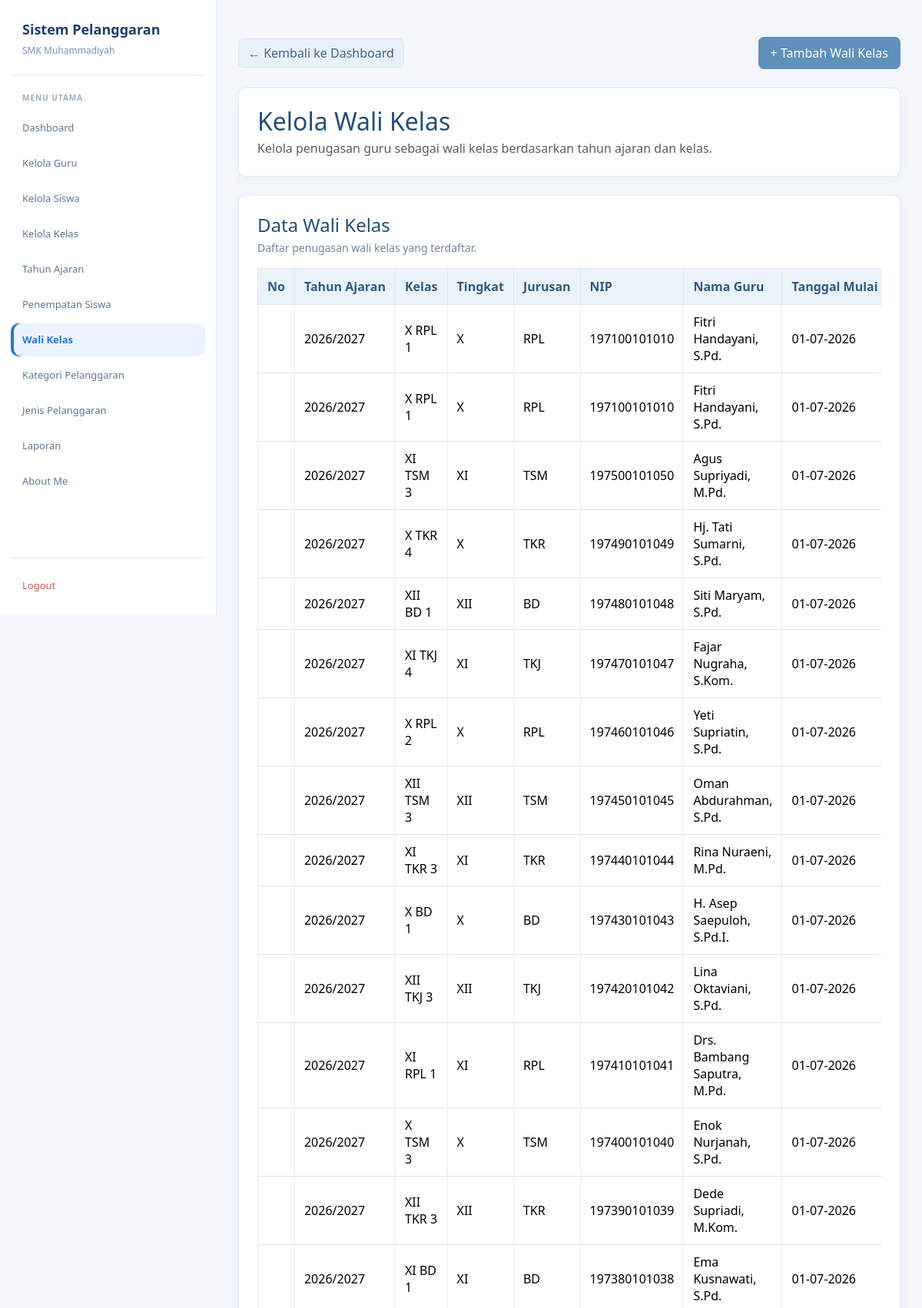
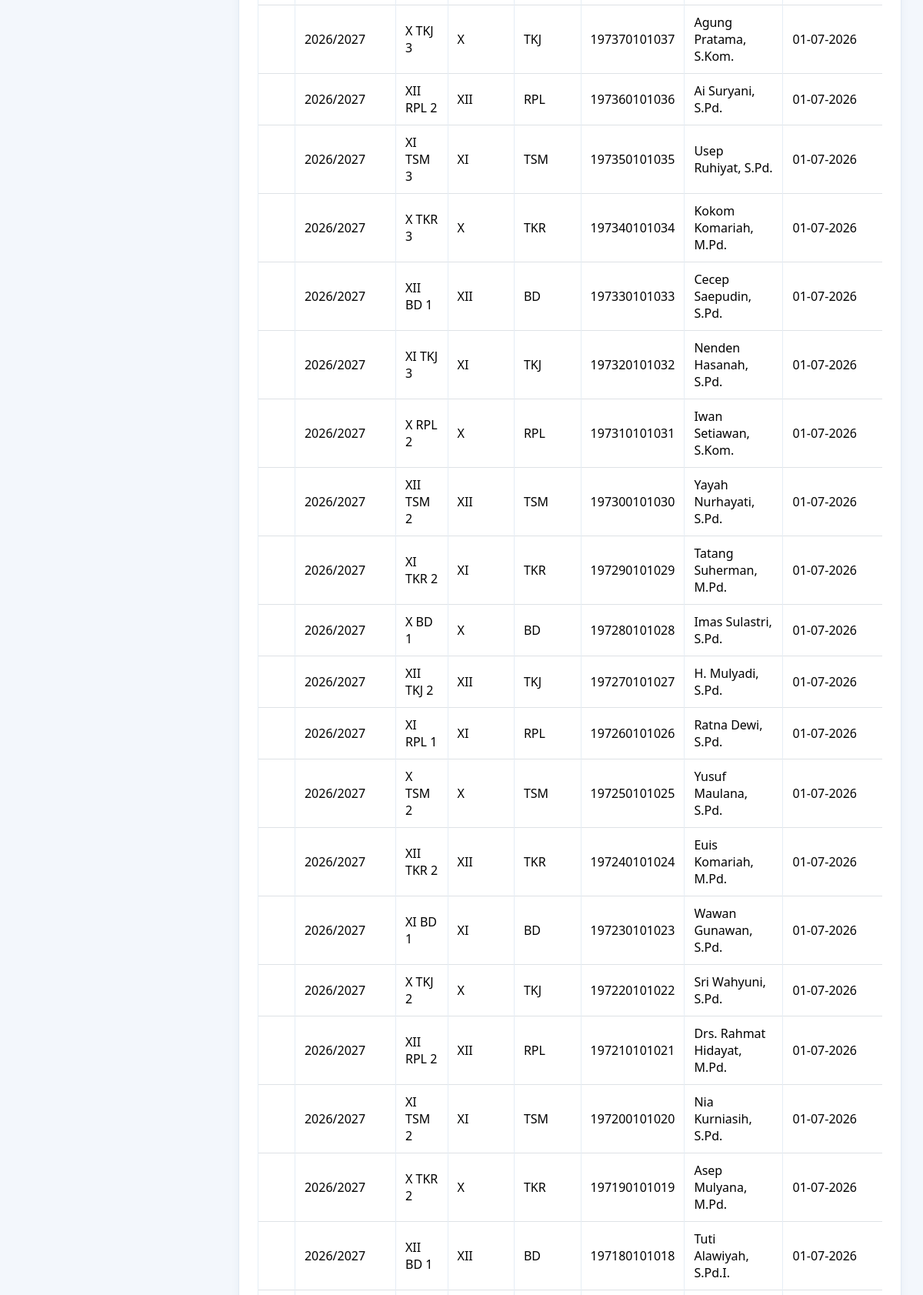
The page /admin/wali_kelas.php (signed in, upper part) on the database its author committed (2 pictures, top to bottom).
### tables this page shows
CREATE TABLE `t_wali_kelas` (
  `id` int(11) NOT NULL,
  `tahun_ajaran_id` int(11) NOT NULL,
  `kelas_id` int(11) NOT NULL,
  `guru_id` int(11) NOT NULL,
  `tanggal_mulai` date NOT NULL,
  `tanggal_selesai` date DEFAULT NULL,
  `status_aktif` tinyint(1) NOT NULL,
  `created_at` timestamp NOT NULL DEFAULT current_timestamp(),
  `update_at` timestamp NOT NULL DEFAULT current_timestamp()
);

CREATE TABLE `t_tahun_ajaran` (
  `id` int(11) NOT NULL,
  `nama` varchar(20) NOT NULL,
  `tanggal_mulai` date DEFAULT NULL,
  `tanggal_selesai` date DEFAULT NULL,
  `status_aktif` tinyint(1) DEFAULT NULL,
  `created_at` timestamp NULL DEFAULT current_timestamp(),
  `update_at` timestamp NULL DEFAULT current_timestamp()
);

CREATE TABLE `t_kelas` (
  `id` int(11) NOT NULL,
  `nama` varchar(100) NOT NULL,
  `tingkat` varchar(20) NOT NULL,
  `jurusan` varchar(100) NOT NULL,
  `status_aktif` tinyint(1) DEFAULT NULL,
  `created_at` timestamp NULL DEFAULT current_timestamp(),
  `update_at` timestamp NULL DEFAULT current_timestamp()
);

CREATE TABLE `t_guru` (
  `id` int(11) NOT NULL,
  `nip` varchar(30) NOT NULL,
  `nama` varchar(150) NOT NULL,
  `email` varchar(150) NOT NULL,
  `status_aktif` tinyint(1) NOT NULL,
  `user_id` int(11) DEFAULT NULL,
  `created_at` timestamp NULL DEFAULT current_timestamp(),
  `updated_at` timestamp NULL DEFAULT current_timestamp()
);

### admin/wali_kelas.php (the view, shortened to what this page needs)
<?php
include "../config/koneksi.php";
function e($nilai) {
    return htmlspecialchars((string)($nilai ?? ''), ENT_QUOTES, 'UTF-8');
}
function tanggalIndonesia($tanggal) {
    if (empty($tanggal) || $tanggal === '0000-00-00') {
        return '-';
    }
    $waktu = strtotime($tanggal);
    return $waktu ? date('d-m-Y', $waktu) : '-';
}
$bukaForm = false;
$query = mysqli_query(
    $koneksi,
    "SELECT
        wk.id,
        ta.nama AS tahun_ajaran,
        k.nama AS nama_kelas,
        k.tingkat,
        k.jurusan,
        g.nip,
        g.nama AS nama_guru,
        wk.tanggal_mulai,
        wk.tanggal_selesai,
        wk.status_aktif
     FROM t_wali_kelas wk
     INNER JOIN t_tahun_ajaran ta
        ON wk.tahun_ajaran_id = ta.id
     INNER JOIN t_kelas k
        ON wk.kelas_id = k.id
     INNER JOIN t_guru g
        ON wk.guru_id = g.id
     ORDER BY wk.id DESC"
);
?>
<!DOCTYPE html>
<html lang="id">
<head>
<link href="https://cdn.jsdelivr.net/npm/bootstrap@5.3.8/dist/css/bootstrap.min.css" rel="stylesheet">
<link href="https://cdn.datatables.net/2.3.4/css/dataTables.bootstrap5.min.css" rel="stylesheet">
</head>
<body>
<aside class="sidebar">
    <div class="brand">
        <div class="brand-title">Sistem Pelanggaran</div>
        <div class="brand-subtitle">SMK Muhammadiyah</div>
    </div>
    <div class="menu-title">Menu Utama</div>
    <nav class="menu">
        <a href="../dashboard.php" class="menu-link">Dashboard</a>
        <a href="guru.php" class="menu-link">Kelola Guru</a>
        <a href="siswa.php" class="menu-link">Kelola Siswa</a>
        <a href="kelas.php" class="menu-link">Kelola Kelas</a>
        <a href="tahun_ajaran.php" class="menu-link">Tahun Ajaran</a>
        <a href="penempatan_siswa.php" class="menu-link">Penempatan Siswa</a>
        <a href="wali_kelas.php" class="menu-link active">Wali Kelas</a>
        <a href="kategori_pelanggaran.php" class="menu-link">Kategori Pelanggaran</a>
        <a href="jenis_pelanggaran.php" class="menu-link">Jenis Pelanggaran</a>
        <a href="cetak_export.php" class="menu-link">Laporan</a>
        <a href="../about.php" class="menu-link">About Me</a>
    </nav>
    <div class="logout">
        <a href="../logout.php" class="menu-link">Logout</a>
    </div>
</aside>
<main class="main">
<div class="container py-4">
    <div class="d-flex flex-wrap justify-content-between align-items-center gap-2 mb-4">
        <a href="../dashboard.php" class="btn btn-secondary">
            &larr; Kembali ke Dashboard
        </a>
        <button
            type="button"
            class="btn btn-primary"
            id="btnToggleWali"
            aria-expanded="<?= $bukaForm ? 'true' : 'false'; ?>"
            aria-controls="formTambahWali">
            + Tambah Wali Kelas
        </button>
    </div>
    <div class="card mb-4">
        <div class="card-body">
            <h2 class="judul mb-1">Kelola Wali Kelas</h2>
            <p class="text-muted mb-0">
                Kelola penugasan guru sebagai wali kelas berdasarkan tahun ajaran dan kelas.
            </p>
        </div>
    </div>
    <div class="card">
        <div class="card-body">
            <h4 class="mb-1">Data Wali Kelas</h4>
            <p class="keterangan mb-3">
                Daftar penugasan wali kelas yang terdaftar.
            </p>
            <div class="table-responsive">
                <table id="tabelWaliKelas" class="table table-bordered table-hover align-middle w-100">
                    <thead>
                        <tr>
                            <th style="width:60px;">No</th>
                            <th>Tahun Ajaran</th>
                            <th>Kelas</th>
                            <th>Tingkat</th>
                            <th>Jurusan</th>
                            <th>NIP</th>
                            <th>Nama Guru</th>
                            <th>Tanggal Mulai</th>
                        </tr>
                    </thead>
                    <tbody>
                        <?php while ($d = mysqli_fetch_assoc($query)): ?>
                            <tr>
                                <td></td>
                                <td><?= e($d['tahun_ajaran']); ?></td>
                                <td><?= e($d['nama_kelas']); ?></td>
                                <td><?= e($d['tingkat']); ?></td>
                                <td><?= e($d['jurusan']); ?></td>
                                <td><?= e($d['nip'] ?? '-'); ?></td>
                                <td><?= e($d['nama_guru']); ?></td>
                                <td><?= e(tanggalIndonesia($d['tanggal_mulai'])); ?></td>
                            </tr>
                        <?php endwhile; ?>
                    </tbody>
                </table>
            </div>
        </div>
    </div>
</div>
</main>
</body>
</html>

### admin/wali_kelas.php (style rules this page uses)
:root { --blue: #2878cf; --blue-dark: #203e68; --blue-soft: #eaf3ff; --muted: #7890ad; --line: #dce9f8; }
* { box-sizing: border-box; }
body { margin: 0; background: #f3f7fc; color: #2f435a; font-family: "Segoe UI", Arial, sans-serif; }
a { text-decoration: none; }
.sidebar { position: fixed; left: 0; top: 0; width: 282px; height: 100vh; overflow-y: auto; background: #fff; border-right: 1px solid var(--line); padding: 25px 14px 16px; display: flex; flex-direction: column; z-index: 1000; }
.brand { padding: 0 15px 22px; border-bottom: 1px solid var(--line); margin-bottom: 22px; }
.brand-title { font-size: 18px; font-weight: 700; color: var(--blue-dark); margin-bottom: 5px; }
.brand-subtitle { font-size: 12px; color: var(--muted); }
.menu-title { font-size: 10px; font-weight: 700; color: #9aabc0; letter-spacing: 1px; text-transform: uppercase; margin: 0 15px 10px; }
.menu { display: flex; flex-direction: column; gap: 3px; }
.menu-link { min-height: 43px; display: flex; align-items: center; padding: 10px 15px; border-radius: 10px; color: #5e7695; font-size: 13px; transition: .2s ease; }
.menu-link.active { background: var(--blue-soft); color: var(--blue); font-weight: 600; box-shadow: inset 4px 0 0 var(--blue); }
.logout { margin-top: auto; padding-top: 14px; border-top: 1px solid var(--line); }
.logout .menu-link { color: #d9534f; }
.main { margin-left: 282px; min-height: 100vh; padding: 24px 28px 40px; }
.container { width: 100%; max-width: none !important; margin: 0 auto; padding: 0 !important; }
.judul, h4 { color: #234e78; }
.card { border: 1px solid #e1eaf4 !important; border-radius: 10px; box-shadow: 0 3px 12px rgba(35, 78, 120, .05) !important; }
.card-body { padding: 24px; }
.btn { border-radius: 7px; }
.btn-primary { --bs-btn-color: #fff; --bs-btn-bg: #5f91ba; --bs-btn-border-color: #5f91ba; --bs-btn-hover-color: #fff; --bs-btn-hover-bg: #4b7fa9; --bs-btn-hover-border-color: #4b7fa9; padding: 8px 15px; }
.btn-secondary { --bs-btn-bg: #e8f0f8; --bs-btn-border-color: #d8e5f1; --bs-btn-color: #426584; --bs-btn-hover-bg: #dceaf6; --bs-btn-hover-border-color: #cbddeb; --bs-btn-hover-color: #234e78; }
.table { color: #344b63; vertical-align: middle; margin-bottom: 0; }
.table thead th { background: #eaf2fa; color: #315b82; border-color: #dce7f1; font-weight: 600; padding: 12px; white-space: nowrap; }
.table tbody td { border-color: #e5edf5; padding: 11px 12px; }
.keterangan { color: #71849a; font-size: 14px; }
.table-responsive { width: 100%; }

### rows shown on the page
t_wali_kelas: tahun_ajaran.nama "2026/2027", kelas.nama "X RPL 1", kelas.tingkat "X", kelas.jurusan "RPL", guru.nip "197100101010", guru.nama "Fitri Handayani, S.Pd.", tanggal_mulai "01-07-2026"
t_wali_kelas: tahun_ajaran.nama "2026/2027", kelas.nama "X RPL 1", kelas.tingkat "X", kelas.jurusan "RPL", guru.nip "197100101010", guru.nama "Fitri Handayani, S.Pd.", tanggal_mulai "01-07-2026"
t_wali_kelas: tahun_ajaran.nama "2026/2027", kelas.nama "XI TSM 3", kelas.tingkat "XI", kelas.jurusan "TSM", guru.nip "197500101050", guru.nama "Agus Supriyadi, M.Pd.", tanggal_mulai "01-07-2026"
t_wali_kelas: tahun_ajaran.nama "2026/2027", kelas.nama "X TKR 4", kelas.tingkat "X", kelas.jurusan "TKR", guru.nip "197490101049", guru.nama "Hj. Tati Sumarni, S.Pd.", tanggal_mulai "01-07-2026"
t_wali_kelas: tahun_ajaran.nama "2026/2027", kelas.nama "XII BD 1", kelas.tingkat "XII", kelas.jurusan "BD", guru.nip "197480101048", guru.nama "Siti Maryam, S.Pd.", tanggal_mulai "01-07-2026"
t_wali_kelas: tahun_ajaran.nama "2026/2027", kelas.nama "XI TKJ 4", kelas.tingkat "XI", kelas.jurusan "TKJ", guru.nip "197470101047", guru.nama "Fajar Nugraha, S.Kom.", tanggal_mulai "01-07-2026"
t_wali_kelas: tahun_ajaran.nama "2026/2027", kelas.nama "X RPL 2", kelas.tingkat "X", kelas.jurusan "RPL", guru.nip "197460101046", guru.nama "Yeti Supriatin, S.Pd.", tanggal_mulai "01-07-2026"
t_wali_kelas: tahun_ajaran.nama "2026/2027", kelas.nama "XII TSM 3", kelas.tingkat "XII", kelas.jurusan "TSM", guru.nip "197450101045", guru.nama "Oman Abdurahman, S.Pd.", tanggal_mulai "01-07-2026"
t_wali_kelas: tahun_ajaran.nama "2026/2027", kelas.nama "XI TKR 3", kelas.tingkat "XI", kelas.jurusan "TKR", guru.nip "197440101044", guru.nama "Rina Nuraeni, M.Pd.", tanggal_mulai "01-07-2026"
t_wali_kelas: tahun_ajaran.nama "2026/2027", kelas.nama "X BD 1", kelas.tingkat "X", kelas.jurusan "BD", guru.nip "197430101043", guru.nama "H. Asep Saepuloh, S.Pd.I.", tanggal_mulai "01-07-2026"
t_wali_kelas: tahun_ajaran.nama "2026/2027", kelas.nama "XII TKJ 3", kelas.tingkat "XII", kelas.jurusan "TKJ", guru.nip "197420101042", guru.nama "Lina Oktaviani, S.Pd.", tanggal_mulai "01-07-2026"
t_wali_kelas: tahun_ajaran.nama "2026/2027", kelas.nama "XI RPL 1", kelas.tingkat "XI", kelas.jurusan "RPL", guru.nip "197410101041", guru.nama "Drs. Bambang Saputra, M.Pd.", tanggal_mulai "01-07-2026"
t_wali_kelas: tahun_ajaran.nama "2026/2027", kelas.nama "X TSM 3", kelas.tingkat "X", kelas.jurusan "TSM", guru.nip "197400101040", guru.nama "Enok Nurjanah, S.Pd.", tanggal_mulai "01-07-2026"
t_wali_kelas: tahun_ajaran.nama "2026/2027", kelas.nama "XII TKR 3", kelas.tingkat "XII", kelas.jurusan "TKR", guru.nip "197390101039", guru.nama "Dede Supriadi, M.Kom.", tanggal_mulai "01-07-2026"
t_wali_kelas: tahun_ajaran.nama "2026/2027", kelas.nama "XI BD 1", kelas.tingkat "XI", kelas.jurusan "BD", guru.nip "197380101038", guru.nama "Ema Kusnawati, S.Pd.", tanggal_mulai "01-07-2026"
t_wali_kelas: tahun_ajaran.nama "2026/2027", kelas.nama "X TKJ 3", kelas.tingkat "X", kelas.jurusan "TKJ", guru.nip "197370101037", guru.nama "Agung Pratama, S.Kom.", tanggal_mulai "01-07-2026"
t_wali_kelas: tahun_ajaran.nama "2026/2027", kelas.nama "XII RPL 2", kelas.tingkat "XII", kelas.jurusan "RPL", guru.nip "197360101036", guru.nama "Ai Suryani, S.Pd.", tanggal_mulai "01-07-2026"
t_wali_kelas: tahun_ajaran.nama "2026/2027", kelas.nama "XI TSM 3", kelas.tingkat "XI", kelas.jurusan "TSM", guru.nip "197350101035", guru.nama "Usep Ruhiyat, S.Pd.", tanggal_mulai "01-07-2026"
t_wali_kelas: tahun_ajaran.nama "2026/2027", kelas.nama "X TKR 3", kelas.tingkat "X", kelas.jurusan "TKR", guru.nip "197340101034", guru.nama "Kokom Komariah, M.Pd.", tanggal_mulai "01-07-2026"
t_wali_kelas: tahun_ajaran.nama "2026/2027", kelas.nama "XII BD 1", kelas.tingkat "XII", kelas.jurusan "BD", guru.nip "197330101033", guru.nama "Cecep Saepudin, S.Pd.", tanggal_mulai "01-07-2026"
t_wali_kelas: tahun_ajaran.nama "2026/2027", kelas.nama "XI TKJ 3", kelas.tingkat "XI", kelas.jurusan "TKJ", guru.nip "197320101032", guru.nama "Nenden Hasanah, S.Pd.", tanggal_mulai "01-07-2026"
t_wali_kelas: tahun_ajaran.nama "2026/2027", kelas.nama "X RPL 2", kelas.tingkat "X", kelas.jurusan "RPL", guru.nip "197310101031", guru.nama "Iwan Setiawan, S.Kom.", tanggal_mulai "01-07-2026"
t_wali_kelas: tahun_ajaran.nama "2026/2027", kelas.nama "XII TSM 2", kelas.tingkat "XII", kelas.jurusan "TSM", guru.nip "197300101030", guru.nama "Yayah Nurhayati, S.Pd.", tanggal_mulai "01-07-2026"
t_wali_kelas: tahun_ajaran.nama "2026/2027", kelas.nama "XI TKR 2", kelas.tingkat "XI", kelas.jurusan "TKR", guru.nip "197290101029", guru.nama "Tatang Suherman, M.Pd.", tanggal_mulai "01-07-2026"
t_wali_kelas: tahun_ajaran.nama "2026/2027", kelas.nama "X BD 1", kelas.tingkat "X", kelas.jurusan "BD", guru.nip "197280101028", guru.nama "Imas Sulastri, S.Pd.", tanggal_mulai "01-07-2026"
t_wali_kelas: tahun_ajaran.nama "2026/2027", kelas.nama "XII TKJ 2", kelas.tingkat "XII", kelas.jurusan "TKJ", guru.nip "197270101027", guru.nama "H. Mulyadi, S.Pd.", tanggal_mulai "01-07-2026"
t_wali_kelas: tahun_ajaran.nama "2026/2027", kelas.nama "XI RPL 1", kelas.tingkat "XI", kelas.jurusan "RPL", guru.nip "197260101026", guru.nama "Ratna Dewi, S.Pd.", tanggal_mulai "01-07-2026"
t_wali_kelas: tahun_ajaran.nama "2026/2027", kelas.nama "X TSM 2", kelas.tingkat "X", kelas.jurusan "TSM", guru.nip "197250101025", guru.nama "Yusuf Maulana, S.Pd.", tanggal_mulai "01-07-2026"
t_wali_kelas: tahun_ajaran.nama "2026/2027", kelas.nama "XII TKR 2", kelas.tingkat "XII", kelas.jurusan "TKR", guru.nip "197240101024", guru.nama "Euis Komariah, M.Pd.", tanggal_mulai "01-07-2026"
t_wali_kelas: tahun_ajaran.nama "2026/2027", kelas.nama "XI BD 1", kelas.tingkat "XI", kelas.jurusan "BD", guru.nip "197230101023", guru.nama "Wawan Gunawan, S.Pd.", tanggal_mulai "01-07-2026"
t_wali_kelas: tahun_ajaran.nama "2026/2027", kelas.nama "X TKJ 2", kelas.tingkat "X", kelas.jurusan "TKJ", guru.nip "197220101022", guru.nama "Sri Wahyuni, S.Pd.", tanggal_mulai "01-07-2026"
t_wali_kelas: tahun_ajaran.nama "2026/2027", kelas.nama "XII RPL 2", kelas.tingkat "XII", kelas.jurusan "RPL", guru.nip "197210101021", guru.nama "Drs. Rahmat Hidayat, M.Pd.", tanggal_mulai "01-07-2026"
t_wali_kelas: tahun_ajaran.nama "2026/2027", kelas.nama "XI TSM 2", kelas.tingkat "XI", kelas.jurusan "TSM", guru.nip "197200101020", guru.nama "Nia Kurniasih, S.Pd.", tanggal_mulai "01-07-2026"
t_wali_kelas: tahun_ajaran.nama "2026/2027", kelas.nama "X TKR 2", kelas.tingkat "X", kelas.jurusan "TKR", guru.nip "197190101019", guru.nama "Asep Mulyana, M.Pd.", tanggal_mulai "01-07-2026"
t_wali_kelas: tahun_ajaran.nama "2026/2027", kelas.nama "XII BD 1", kelas.tingkat "XII", kelas.jurusan "BD", guru.nip "197180101018", guru.nama "Tuti Alawiyah, S.Pd.I.", tanggal_mulai "01-07-2026"
